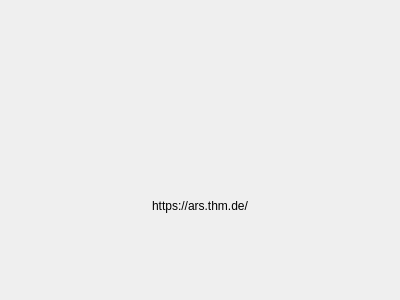
<?xml version="1.0" encoding="UTF-8"?>
<ui version="4.0">
 <class>QRCodeWidget</class>
 <widget class="QWidget" name="QRCodeWidget">
  <property name="geometry">
   <rect>
    <x>0</x>
    <y>0</y>
    <width>400</width>
    <height>300</height>
   </rect>
  </property>
  <property name="windowTitle">
   <string>Form</string>
  </property>
  <layout class="QGridLayout" name="gridLayout">
   <property name="margin">
    <number>0</number>
   </property>
   <item row="0" column="0">
    <layout class="QVBoxLayout" name="verticalLayout">
     <item>
      <spacer name="verticalSpacer">
       <property name="orientation">
        <enum>Qt::Vertical</enum>
       </property>
       <property name="sizeHint" stdset="0">
        <size>
         <width>20</width>
         <height>40</height>
        </size>
       </property>
      </spacer>
     </item>
     <item>
      <layout class="QHBoxLayout" name="horizontalLayout">
       <item>
        <spacer name="horizontalSpacer">
         <property name="orientation">
          <enum>Qt::Horizontal</enum>
         </property>
         <property name="sizeHint" stdset="0">
          <size>
           <width>40</width>
           <height>20</height>
          </size>
         </property>
        </spacer>
       </item>
       <item>
        <widget class="QLabel" name="qrCodeLabel">
         <property name="text">
          <string/>
         </property>
        </widget>
       </item>
       <item>
        <spacer name="horizontalSpacer_2">
         <property name="orientation">
          <enum>Qt::Horizontal</enum>
         </property>
         <property name="sizeHint" stdset="0">
          <size>
           <width>40</width>
           <height>20</height>
          </size>
         </property>
        </spacer>
       </item>
      </layout>
     </item>
     <item>
      <spacer name="verticalSpacer_2">
       <property name="orientation">
        <enum>Qt::Vertical</enum>
       </property>
       <property name="sizeHint" stdset="0">
        <size>
         <width>20</width>
         <height>40</height>
        </size>
       </property>
      </spacer>
     </item>
     <item>
      <widget class="QLabel" name="urlLabel">
       <property name="text">
        <string>https://ars.thm.de/</string>
       </property>
       <property name="alignment">
        <set>Qt::AlignCenter</set>
       </property>
      </widget>
     </item>
     <item>
      <spacer name="verticalSpacer_3">
       <property name="orientation">
        <enum>Qt::Vertical</enum>
       </property>
       <property name="sizeHint" stdset="0">
        <size>
         <width>20</width>
         <height>40</height>
        </size>
       </property>
      </spacer>
     </item>
    </layout>
   </item>
  </layout>
 </widget>
 <resources/>
 <connections/>
</ui>
